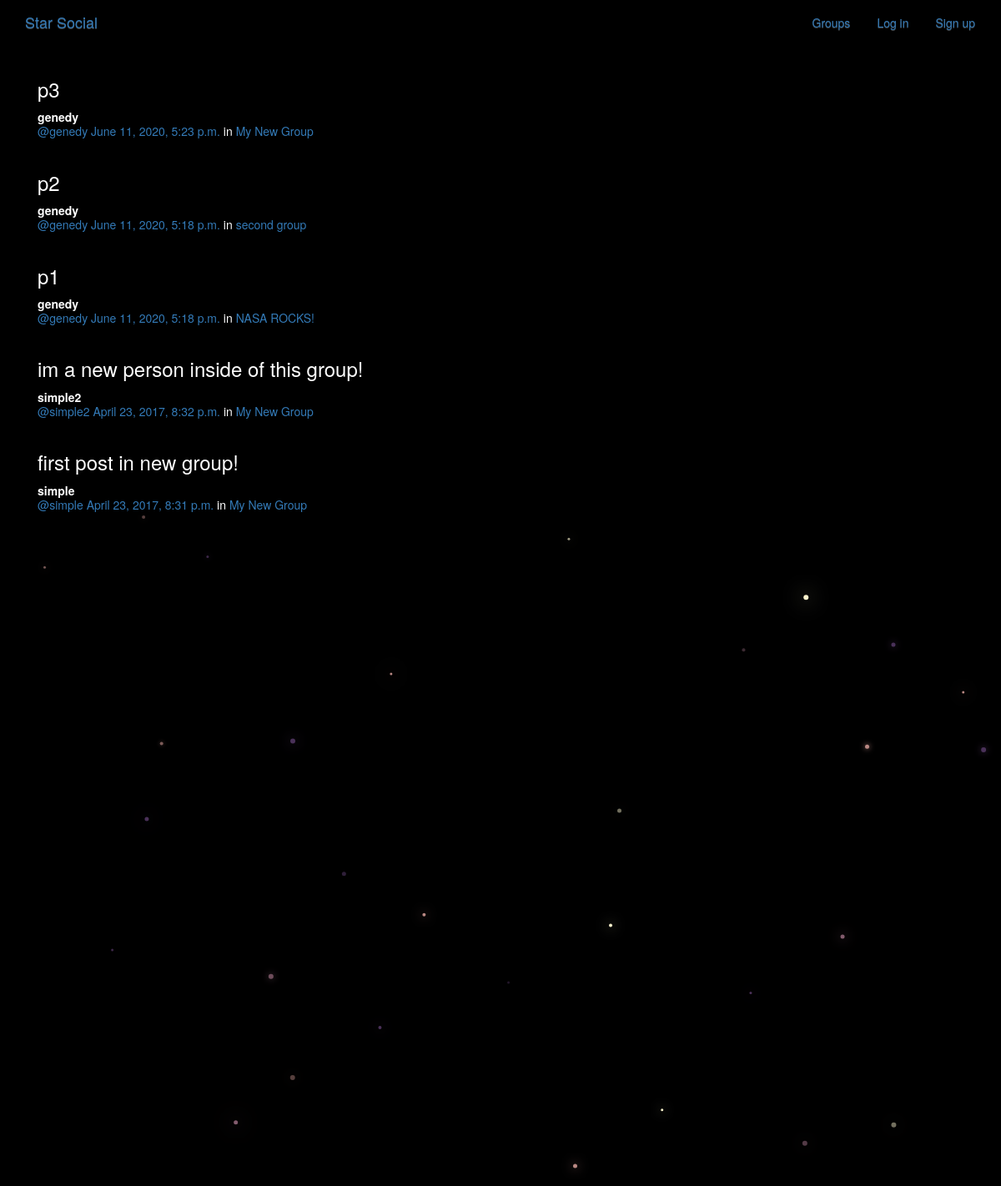
/posts/, run on the app's committed database.
### posts/models.py (models this page shows, shortened)
class Post(models.Model):
    user = models.ForeignKey(User, related_name="posts",on_delete=models.CASCADE)
    created_at = models.DateTimeField(auto_now=True)
    message = models.TextField()
    message_html = models.TextField(editable=False)
    group = models.ForeignKey(Group, related_name="posts",null=True, blank=True,on_delete=models.CASCADE)
    class Meta:
        ordering = ["-created_at"]
        unique_together = ["user", "message"]

### groups/models.py (models this page shows, shortened)
class Group(models.Model):
    name = models.CharField(max_length=255, unique=True)
    slug = models.SlugField(allow_unicode=True, unique=True)
    description = models.TextField(blank=True, default='')
    description_html = models.TextField(editable=False, default='', blank=True)
    members = models.ManyToManyField(User,through="GroupMember")
    class Meta:
        ordering = ["name"]

### posts/views.py (the view)
class PostList(SelectRelatedMixin, generic.ListView):
    model = models.Post
    select_related = ("user", "group")

### posts/templates/posts/post_list.html (shortened to what this page needs)
{% extends "posts/post_base.html" %}
{% load humanize %}
{% block post_content %}
<div class="col-md-8">
	{% for post in post_list %}
  {% include "posts/_post.html" %}
	{% endfor %}
</div>
{% endblock %}

### posts/templates/posts/_post.html (shortened to what this page needs)
<div class="post media">
	<h3>{{ post.message_html|safe }}</h3>
	<div class="media-body">
		<strong>{{ post.user.username }}</strong>
		<h5 class="media-heading">
			<span class="username"><a href="{% url 'posts:for_user' username=post.user.username %}">@{{ post.user.username }}</a></span>
			<time class="time"><a href="{% url 'posts:single' username=post.user.username pk=post.pk %}">{{ post.created_at }}</a></time>
			{% if post.group %}
			<span class="group-name">in <a href="#">{{ post.group.name }}</a></span>
			{% endif %}
		</h5>
	</div>
</div>

### static/simplesocial/css/master.css (style rules this page uses)
body { margin: 0; overflow: hidden; background-color: black; color:white; }

### data on the page
Post: message_html "p3", user.username "genedy", created_at "June 11, 2020, 5:23 p.m.", group.name "My New Group"
Post: message_html "p2", user.username "genedy", created_at "June 11, 2020, 5:18 p.m.", group.name "second group"
Post: message_html "p1", user.username "genedy", created_at "June 11, 2020, 5:18 p.m.", group.name "NASA ROCKS!"
Post: message_html "im a new person inside of this group!", user.username "simple2", created_at "April 23, 2017, 8:32 p.m.", group.name "My New Group"
Post: message_html "first post in new group!", user.username "simple", created_at "April 23, 2017, 8:31 p.m.", group.name "My New Group"
